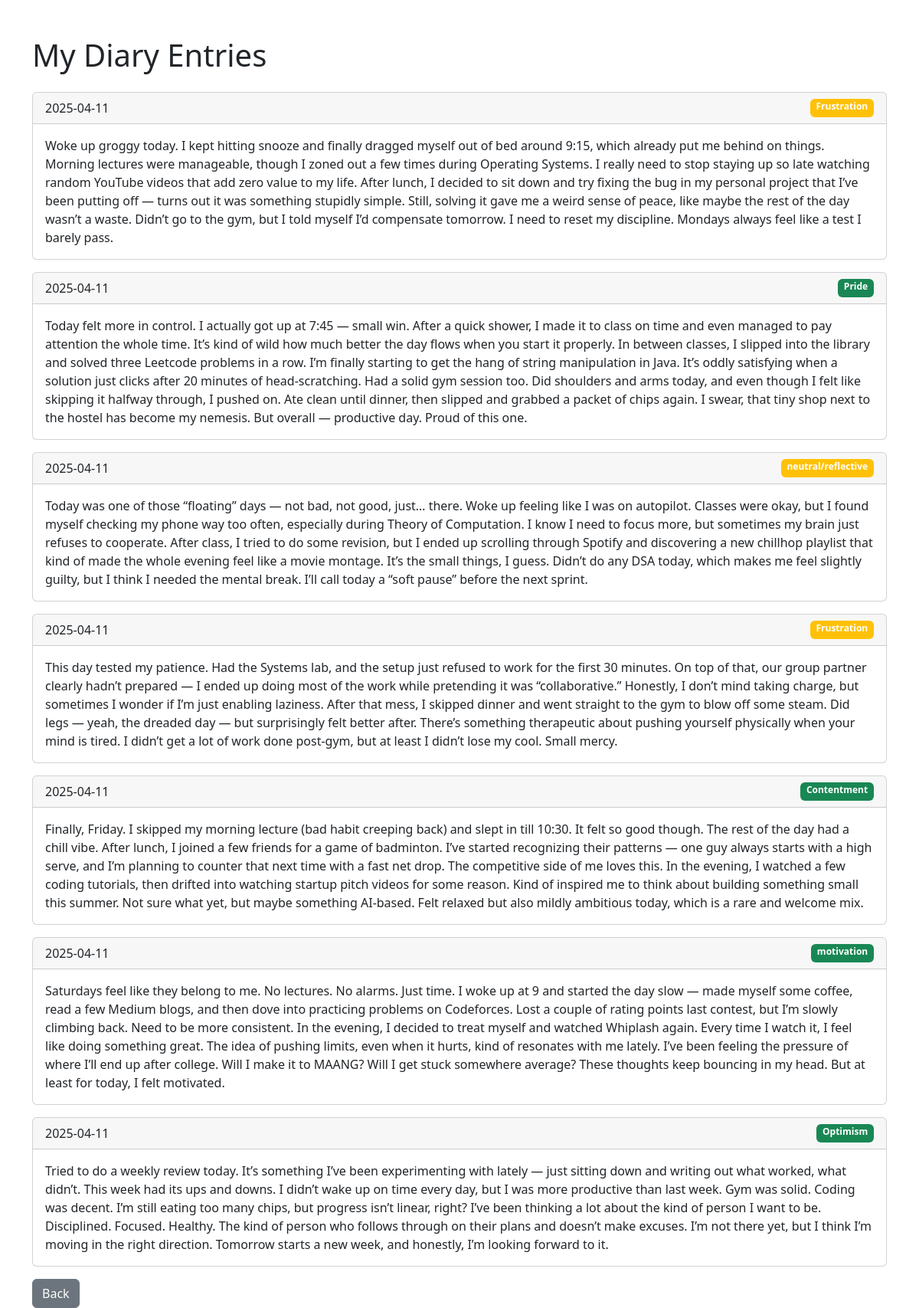
/view_entries (signed in), run on the app's committed database.
### tables this page shows
CREATE TABLE entries (
        id INTEGER PRIMARY KEY AUTOINCREMENT,
        user_id INTEGER NOT NULL,
        entry_date DATE NOT NULL,
        content TEXT NOT NULL,
        sentiment TEXT,
        sentiment_score REAL,
        FOREIGN KEY (user_id) REFERENCES users (id)
    );

### main.py (the view)
@app.route('/view_entries')
def view_entries():
    if 'user_id' not in session:
        return redirect(url_for('login'))
    conn = sqlite3.connect('diary3.db')
    cursor = conn.cursor()
    cursor.execute(
        '''SELECT id, entry_date, content, sentiment, sentiment_score
           FROM entries
           WHERE user_id = ?
           ORDER BY entry_date DESC''',
        (session['user_id'],)
    )
    entries = cursor.fetchall()
    conn.close()
    return render_template('view_entries.html', entries=entries)

### templates/view_entries.html (shortened to what this page needs)
<!DOCTYPE html>
<html>
<head>
    <link rel="stylesheet" href="https://cdn.jsdelivr.net/npm/bootstrap@5.2.3/dist/css/bootstrap.min.css">
</head>
<body>
    <div class="container mt-5">
        <h1>My Diary Entries</h1>
        <div class="row mt-4">
            <div class="col">
                {% if entries %}
                    {% for id, date, content, sentiment, score in entries %}
                        <div class="card mb-3">
                            <div class="card-header d-flex justify-content-between">
                                <span>{{ date }}</span>
                                <span class="badge {% if score > 0.3 %}bg-success{% elif score < -0.3 %}bg-danger{% else %}bg-warning{% endif %}">
                                    {{ sentiment }}
                                </span>
                            </div>
                            <div class="card-body">
                                <p class="card-text">{{ content }}</p>
                            </div>
                        </div>
                    {% endfor %}
                {% else %}
                    <div class="alert alert-info">You haven't written any entries yet.</div>
                {% endif %}
                <a href="{{ url_for('home') }}" class="btn btn-secondary">Back</a>
            </div>
        </div>
    </div>
</body>
</html>

### data on the page
entries: entry_date "2025-04-11", sentiment "Frustration", content "Woke up groggy today. I kept hitting snooze and finally dragged myself out of bed around 9:15, which already put me behind on things. Morning lectures were manageable, though I zoned out a few times during Operating Systems. I really need to stop staying up so late watching random YouTube videos that add zero value to my life. After lunch, I decided to sit down and try fixing the bug in my personal project that I’ve been putting off — turns out it was something stupidly simple. Still, solving it gave me a weird sense of peace, like maybe the rest of the day wasn’t a waste. Didn’t go to the gym, but I told myself I’d compensate tomorrow. I need to reset my discipline. Mondays always feel…"
entries: entry_date "2025-04-11", sentiment "Pride", content "Today felt more in control. I actually got up at 7:45 — small win. After a quick shower, I made it to class on time and even managed to pay attention the whole time. It’s kind of wild how much better the day flows when you start it properly. In between classes, I slipped into the library and solved three Leetcode problems in a row. I’m finally starting to get the hang of string manipulation in Java. It’s oddly satisfying when a solution just clicks after 20 minutes of head-scratching. Had a solid gym session too. Did shoulders and arms today, and even though I felt like skipping it halfway through, I pushed on. Ate clean until dinner, then slipped and grabbed a packet of chips again. I…"
entries: entry_date "2025-04-11", sentiment "neutral/reflective", content "Today was one of those “floating” days — not bad, not good, just… there. Woke up feeling like I was on autopilot. Classes were okay, but I found myself checking my phone way too often, especially during Theory of Computation. I know I need to focus more, but sometimes my brain just refuses to cooperate. After class, I tried to do some revision, but I ended up scrolling through Spotify and discovering a new chillhop playlist that kind of made the whole evening feel like a movie montage. It’s the small things, I guess. Didn’t do any DSA today, which makes me feel slightly guilty, but I think I needed the mental break. I’ll call today a “soft pause” before the next sprint."
entries: entry_date "2025-04-11", sentiment "Frustration", content "This day tested my patience. Had the Systems lab, and the setup just refused to work for the first 30 minutes. On top of that, our group partner clearly hadn’t prepared — I ended up doing most of the work while pretending it was “collaborative.” Honestly, I don’t mind taking charge, but sometimes I wonder if I’m just enabling laziness. After that mess, I skipped dinner and went straight to the gym to blow off some steam. Did legs — yeah, the dreaded day — but surprisingly felt better after. There’s something therapeutic about pushing yourself physically when your mind is tired. I didn’t get a lot of work done post-gym, but at least I didn’t lose my cool. Small mercy."
entries: entry_date "2025-04-11", sentiment "Contentment", content "Finally, Friday. I skipped my morning lecture (bad habit creeping back) and slept in till 10:30. It felt so good though. The rest of the day had a chill vibe. After lunch, I joined a few friends for a game of badminton. I’ve started recognizing their patterns — one guy always starts with a high serve, and I’m planning to counter that next time with a fast net drop. The competitive side of me loves this. In the evening, I watched a few coding tutorials, then drifted into watching startup pitch videos for some reason. Kind of inspired me to think about building something small this summer. Not sure what yet, but maybe something AI-based. Felt relaxed but also mildly ambitious today, which is…"
entries: entry_date "2025-04-11", sentiment "motivation", content "Saturdays feel like they belong to me. No lectures. No alarms. Just time. I woke up at 9 and started the day slow — made myself some coffee, read a few Medium blogs, and then dove into practicing problems on Codeforces. Lost a couple of rating points last contest, but I’m slowly climbing back. Need to be more consistent. In the evening, I decided to treat myself and watched Whiplash again. Every time I watch it, I feel like doing something great. The idea of pushing limits, even when it hurts, kind of resonates with me lately. I’ve been feeling the pressure of where I’ll end up after college. Will I make it to MAANG? Will I get stuck somewhere average? These thoughts keep bouncing in my…"
entries: entry_date "2025-04-11", sentiment "Optimism", content "Tried to do a weekly review today. It’s something I’ve been experimenting with lately — just sitting down and writing out what worked, what didn’t. This week had its ups and downs. I didn’t wake up on time every day, but I was more productive than last week. Gym was solid. Coding was decent. I’m still eating too many chips, but progress isn’t linear, right? I’ve been thinking a lot about the kind of person I want to be. Disciplined. Focused. Healthy. The kind of person who follows through on their plans and doesn’t make excuses. I’m not there yet, but I think I’m moving in the right direction. Tomorrow starts a new week, and honestly, I’m looking forward to it."
